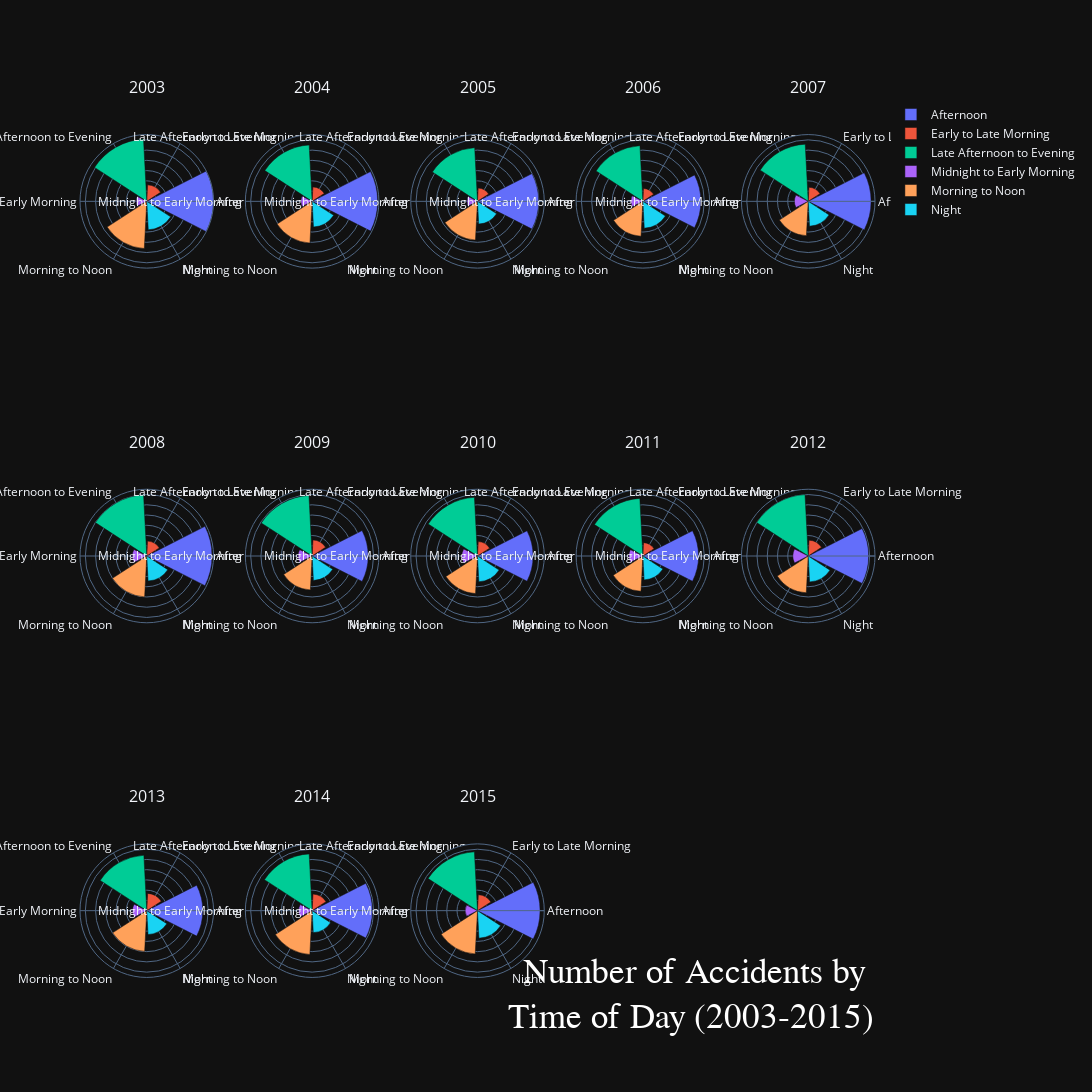

This figure's notebook cell:
### Code cell
# Unique years and time periods for creating the subplots
unique_years = sorted(accidents_by_time_period['Year'].unique())
unique_time_periods = accidents_by_time_period['TimePeriod'].unique()

# Determine the layout for subplots
rows = 3 
cols = len(unique_years) // rows + (len(unique_years) % rows > 0)

# Create subplots - each subplot will be a polar chart
fig = make_subplots(rows=rows, cols=cols, specs=[[{'type': 'polar'}]*cols]*rows,
                    subplot_titles=[str(year) for year in unique_years])

#Add traces for legend (one per time period)
time_period_colors = px.colors.qualitative.Plotly

# Loop through each year and time period to create polar subplots
for i, year in enumerate(unique_years):
    row = (i // cols) + 1
    col = (i % cols) + 1
    year_data = accidents_by_time_period[accidents_by_time_period['Year'] == year]
    
    # Add a polar subplot for each year
    for j, time_period in enumerate(unique_time_periods):
        data = year_data[year_data['TimePeriod'] == time_period]
        fig.add_trace(
            go.Barpolar(
                r=data['Accidents'],
                theta=[time_period for _ in data['Accidents']],
                name=time_period,
                marker_color=time_period_colors[j % len(time_period_colors)],
                hoverinfo='text',
                hovertext=f"<b>{time_period}</b><br>Number of Accidents=<b>{data['Accidents'].iloc[0]}</b><br>This is the #{data['Rank'].iloc[0]} worst time for accidents",
                showlegend=(i == 0)  # Only show legend for the first subplot
            ),
            row=row, col=col
        )

# Hide radial axis tick labels and update other polar properties as needed
fig.update_polars(radialaxis_showticklabels=False)

# Ensure that the layout for each polar subplot is uniform and that the colors are visible
max_accidents = accidents_by_time_period['Accidents'].max()
fig.update_polars(radialaxis_range=[0, max_accidents])

# Set the height and width of the figure to increase the size of the subplots
fig.update_layout(
    height=1200,  # Increase as needed
    width=2700,  # Increase as needed
    title={
        'text': 'Number of Accidents by <br> Time of Day (2003-2015)',
        'y':0.1,
        'x':.8,
        'xanchor': 'right',
        'yanchor': 'bottom',
        'font': dict(
            family="Helvetica, sans-serif",
            size=35,
            color="white",
        ),
    },
    # title_text='Number of Accidents by Time of Day (2003-2015)',
    # title_font=dict(size=24, color='white', family='Helvetica, sans-serif'),
    template='plotly_dark', 
)

# fig.update_layout(
#     annotations=[
#         go.layout.Annotation(
#             text='Number of Accidents by <br> Time of Day (2003-2015)',
#             x=.8,  # x=1 and xref='paper' places it at the far right
#             y=0,  # y=0 and yref='paper' places it at the bottom
#             xref='paper',
#             yref='paper',
#             showarrow=False,
#             font=dict(
#                 size=40,
#                 family='Helvetica, sans-serif',
#                 color="white"
#             ),
#             align='right'
#         )
#     ]
# )

# Show the figure
fig.show()

#py.plot(fig, filename='time_of_day_plot.html')

### Figure 1 — Plotly figure (JSON) as saved in the notebook; plotly's stock layout.template omitted (floating-point values rounded to 4 significant figures)
{"data": [{"hoverinfo": "text", "hovertext": "<b>Afternoon</b><br>Number of Accidents=<b>1304</b><br>This is the #1 worst time for accidents", "marker": {"color": "#636EFA"}, "name": "Afternoon", "r": [1304], "showlegend": true, "subplot": "polar", "theta": ["Afternoon"], "type": "barpolar"}, {"hoverinfo": "text", "hovertext": "<b>Early to Late Morning</b><br>Number of Accidents=<b>322</b><br>This is the #55 worst time for accidents", "marker": {"color": "#EF553B"}, "name": "Early to Late Morning", "r": [322], "showlegend": true, "subplot": "polar", "theta": ["Early to Late Morning"], "type": "barpolar"}, {"hoverinfo": "text", "hovertext": "<b>Late Afternoon to Evening</b><br>Number of Accidents=<b>1216</b><br>This is the #6 worst time for accidents", "marker": {"color": "#00CC96"}, "name": "Late Afternoon to Evening", "r": [1216], "showlegend": true, "subplot": "polar", "theta": ["Late Afternoon to Evening"], "type": "barpolar"}, {"hoverinfo": "text", "hovertext": "<b>Midnight to Early Morning</b><br>Number of Accidents=<b>206</b><br>This is the #77 worst time for accidents", "marker": {"color": "#AB63FA"}, "name": "Midnight to Early Morning", "r": [206], "showlegend": true, "subplot": "polar", "theta": ["Midnight to Early Morning"], "type": "barpolar"}, {"hoverinfo": "text", "hovertext": "<b>Morning to Noon</b><br>Number of Accidents=<b>923</b><br>This is the #27 worst time for accidents", "marker": {"color": "#FFA15A"}, "name": "Morning to Noon", "r": [923], "showlegend": true, "subplot": "polar", "theta": ["Morning to Noon"], "type": "barpolar"}, {"hoverinfo": "text", "hovertext": "<b>Night</b><br>Number of Accidents=<b>557</b><br>This is the #40 worst time for accidents", "marker": {"color": "#19D3F3"}, "name": "Night", "r": [557], "showlegend": true, "subplot": "polar", "theta": ["Night"], "type": "barpolar"}, {"hoverinfo": "text", "hovertext": "<b>Afternoon</b><br>Number of Accidents=<b>1280</b><br>This is the #2 worst time for accidents", "marker": {"color": "#636EFA"}, "name": "Afternoon", "r": [1280], "showlegend": false, "subplot": "polar2", "theta": ["Afternoon"], "type": "barpolar"}, {"hoverinfo": "text", "hovertext": "<b>Early to Late Morning</b><br>Number of Accidents=<b>282</b><br>This is the #62 worst time for accidents", "marker": {"color": "#EF553B"}, "name": "Early to Late Morning", "r": [282], "showlegend": false, "subplot": "polar2", "theta": ["Early to Late Morning"], "type": "barpolar"}, {"hoverinfo": "text", "hovertext": "<b>Late Afternoon to Evening</b><br>Number of Accidents=<b>1102</b><br>This is the #19 worst time for accidents", "marker": {"color": "#00CC96"}, "name": "Late Afternoon to Evening", "r": [1102], "showlegend": false, "subplot": "polar2", "theta": ["Late Afternoon to Evening"], "type": "barpolar"}, {"hoverinfo": "text", "hovertext": "<b>Midnight to Early Morning</b><br>Number of Accidents=<b>220</b><br>This is the #76 worst time for accidents", "marker": {"color": "#AB63FA"}, "name": "Midnight to Early Morning", "r": [220], "showlegend": false, "subplot": "polar2", "theta": ["Midnight to Early Morning"], "type": "barpolar"}, {"hoverinfo": "text", "hovertext": "<b>Morning to Noon</b><br>Number of Accidents=<b>816</b><br>This is the #30 worst time for accidents", "marker": {"color": "#FFA15A"}, "name": "Morning to Noon", "r": [816], "showlegend": false, "subplot": "polar2", "theta": ["Morning to Noon"], "type": "barpolar"}, {"hoverinfo": "text", "hovertext": "<b>Night</b><br>Number of Accidents=<b>502</b><br>This is the #45 worst time for accidents", "marker": {"color": "#19D3F3"}, "name": "Night", "r": [502], "showlegend": false, "subplot": "polar2", "theta": ["Night"], "type": "barpolar"}, {"hoverinfo": "text", "hovertext": "<b>Afternoon</b><br>Number of Accidents=<b>1195</b><br>This is the #9 worst time for accidents", "marker": {"color": "#636EFA"}, "name": "Afternoon", "r": [1195], "showlegend": false, "subplot": "polar3", "theta": ["Afternoon"], "type": "barpolar"}, {"hoverinfo": "text", "hovertext": "<b>Early to Late Morning</b><br>Number of Accidents=<b>260</b><br>This is the #72 worst time for accidents", "marker": {"color": "#EF553B"}, "name": "Early to Late Morning", "r": [260], "showlegend": false, "subplot": "polar3", "theta": ["Early to Late Morning"], "type": "barpolar"}, {"hoverinfo": "text", "hovertext": "<b>Late Afternoon to Evening</b><br>Number of Accidents=<b>1050</b><br>This is the #26 worst time for accidents", "marker": {"color": "#00CC96"}, "name": "Late Afternoon to Evening", "r": [1050], "showlegend": false, "subplot": "polar3", "theta": ["Late Afternoon to Evening"], "type": "barpolar"}, {"hoverinfo": "text", "hovertext": "<b>Midnight to Early Morning</b><br>Number of Accidents=<b>204</b><br>This is the #78 worst time for accidents", "marker": {"color": "#AB63FA"}, "name": "Midnight to Early Morning", "r": [204], "showlegend": false, "subplot": "polar3", "theta": ["Midnight to Early Morning"], "type": "barpolar"}, {"hoverinfo": "text", "hovertext": "<b>Morning to Noon</b><br>Number of Accidents=<b>758</b><br>This is the #33 worst time for accidents", "marker": {"color": "#FFA15A"}, "name": "Morning to Noon", "r": [758], "showlegend": false, "subplot": "polar3", "theta": ["Morning to Noon"], "type": "barpolar"}, {"hoverinfo": "text", "hovertext": "<b>Night</b><br>Number of Accidents=<b>445</b><br>This is the #51 worst time for accidents", "marker": {"color": "#19D3F3"}, "name": "Night", "r": [445], "showlegend": false, "subplot": "polar3", "theta": ["Night"], "type": "barpolar"}, {"hoverinfo": "text", "hovertext": "<b>Afternoon</b><br>Number of Accidents=<b>1133</b><br>This is the #15 worst time for accidents", "marker": {"color": "#636EFA"}, "name": "Afternoon", "r": [1133], "showlegend": false, "subplot": "polar4", "theta": ["Afternoon"], "type": "barpolar"}, {"hoverinfo": "text", "hovertext": "<b>Early to Late Morning</b><br>Number of Accidents=<b>251</b><br>This is the #73 worst time for accidents", "marker": {"color": "#EF553B"}, "name": "Early to Late Morning", "r": [251], "showlegend": false, "subplot": "polar4", "theta": ["Early to Late Morning"], "type": "barpolar"}, {"hoverinfo": "text", "hovertext": "<b>Late Afternoon to Evening</b><br>Number of Accidents=<b>1089</b><br>This is the #22 worst time for accidents", "marker": {"color": "#00CC96"}, "name": "Late Afternoon to Evening", "r": [1089], "showlegend": false, "subplot": "polar4", "theta": ["Late Afternoon to Evening"], "type": "barpolar"}, {"hoverinfo": "text", "hovertext": "<b>Midnight to Early Morning</b><br>Number of Accidents=<b>235</b><br>This is the #75 worst time for accidents", "marker": {"color": "#AB63FA"}, "name": "Midnight to Early Morning", "r": [235], "showlegend": false, "subplot": "polar4", "theta": ["Midnight to Early Morning"], "type": "barpolar"}, {"hoverinfo": "text", "hovertext": "<b>Morning to Noon</b><br>Number of Accidents=<b>682</b><br>This is the #37 worst time for accidents", "marker": {"color": "#FFA15A"}, "name": "Morning to Noon", "r": [682], "showlegend": false, "subplot": "polar4", "theta": ["Morning to Noon"], "type": "barpolar"}, {"hoverinfo": "text", "hovertext": "<b>Night</b><br>Number of Accidents=<b>526</b><br>This is the #42 worst time for accidents", "marker": {"color": "#19D3F3"}, "name": "Night", "r": [526], "showlegend": false, "subplot": "polar4", "theta": ["Night"], "type": "barpolar"}, {"hoverinfo": "text", "hovertext": "<b>Afternoon</b><br>Number of Accidents=<b>1228</b><br>This is the #4 worst time for accidents", "marker": {"color": "#636EFA"}, "name": "Afternoon", "r": [1228], "showlegend": false, "subplot": "polar5", "theta": ["Afternoon"], "type": "barpolar"}, {"hoverinfo": "text", "hovertext": "<b>Early to Late Morning</b><br>Number of Accidents=<b>275</b><br>This is the #66 worst time for accidents", "marker": {"color": "#EF553B"}, "name": "Early to Late Morning", "r": [275], "showlegend": false, "subplot": "polar5", "theta": ["Early to Late Morning"], "type": "barpolar"}, {"hoverinfo": "text", "hovertext": "<b>Late Afternoon to Evening</b><br>Number of Accidents=<b>1118</b><br>This is the #17 worst time for accidents", "marker": {"color": "#00CC96"}, "name": "Late Afternoon to Evening", "r": [1118], "showlegend": false, "subplot": "polar5", "theta": ["Late Afternoon to Evening"], "type": "barpolar"}, {"hoverinfo": "text", "hovertext": "<b>Midnight to Early Morning</b><br>Number of Accidents=<b>269</b><br>This is the #69 worst time for accidents", "marker": {"color": "#AB63FA"}, "name": "Midnight to Early Morning", "r": [269], "showlegend": false, "subplot": "polar5", "theta": ["Midnight to Early Morning"], "type": "barpolar"}, {"hoverinfo": "text", "hovertext": "<b>Morning to Noon</b><br>Number of Accidents=<b>671</b><br>This is the #38 worst time for accidents", "marker": {"color": "#FFA15A"}, "name": "Morning to Noon", "r": [671], "showlegend": false, "subplot": "polar5", "theta": ["Morning to Noon"], "type": "barpolar"}, {"hoverinfo": "text", "hovertext": "<b>Night</b><br>Number of Accidents=<b>486</b><br>This is the #47 worst time for accidents", "marker": {"color": "#19D3F3"}, "name": "Night", "r": [486], "showlegend": false, "subplot": "polar5", "theta": ["Night"], "type": "barpolar"}, {"hoverinfo": "text", "hovertext": "<b>Afternoon</b><br>Number of Accidents=<b>1275</b><br>This is the #3 worst time for accidents", "marker": {"color": "#636EFA"}, "name": "Afternoon", "r": [1275], "showlegend": false, "subplot": "polar6", "theta": ["Afternoon"], "type": "barpolar"}, {"hoverinfo": "text", "hovertext": "<b>Early to Late Morning</b><br>Number of Accidents=<b>291</b><br>This is the #61 worst time for accidents", "marker": {"color": "#EF553B"}, "name": "Early to Late Morning", "r": [291], "showlegend": false, "subplot": "polar6", "theta": ["Early to Late Morning"], "type": "barpolar"}, {"hoverinfo": "text", "hovertext": "<b>Late Afternoon to Evening</b><br>Number of Accidents=<b>1197</b><br>This is the #8 worst time for accidents", "marker": {"color": "#00CC96"}, "name": "Late Afternoon to Evening", "r": [1197], "showlegend": false, "subplot": "polar6", "theta": ["Late Afternoon to Evening"], "type": "barpolar"}, {"hoverinfo": "text", "hovertext": "<b>Midnight to Early Morning</b><br>Number of Accidents=<b>282</b><br>This is the #62 worst time for accidents", "marker": {"color": "#AB63FA"}, "name": "Midnight to Early Morning", "r": [282], "showlegend": false, "subplot": "polar6", "theta": ["Midnight to Early Morning"], "type": "barpolar"}, {"hoverinfo": "text", "hovertext": "<b>Morning to Noon</b><br>Number of Accidents=<b>800</b><br>This is the #31 worst time for accidents", "marker": {"color": "#FFA15A"}, "name": "Morning to Noon", "r": [800], "showlegend": false, "subplot": "polar6", "theta": ["Morning to Noon"], "type": "barpolar"}, {"hoverinfo": "text", "hovertext": "<b>Night</b><br>Number of Accidents=<b>489</b><br>This is the #46 worst time for accidents", "marker": {"color": "#19D3F3"}, "name": "Night", "r": [489], "showlegend": false, "subplot": "polar6", "theta": ["Night"], "type": "barpolar"}, {"hoverinfo": "text", "hovertext": "<b>Afternoon</b><br>Number of Accidents=<b>1095</b><br>This is the #20 worst time for accidents", "marker": {"color": "#636EFA"}, "name": "Afternoon", "r": [1095], "showlegend": false, "subplot": "polar7", "theta": ["Afternoon"], "type": "barpolar"}, {"hoverinfo": "text", "hovertext": "<b>Early to Late Morning</b><br>Number of Accidents=<b>314</b><br>This is the #56 worst time for accidents", "marker": {"color": "#EF553B"}, "name": "Early to Late Morning", "r": [314], "showlegend": false, "subplot": "polar7", "theta": ["Early to Late Morning"], "type": "barpolar"}, {"hoverinfo": "text", "hovertext": "<b>Late Afternoon to Evening</b><br>Number of Accidents=<b>1184</b><br>This is the #10 worst time for accidents", "marker": {"color": "#00CC96"}, "name": "Late Afternoon to Evening", "r": [1184], "showlegend": false, "subplot": "polar7", "theta": ["Late Afternoon to Evening"], "type": "barpolar"}, {"hoverinfo": "text", "hovertext": "<b>Midnight to Early Morning</b><br>Number of Accidents=<b>274</b><br>This is the #67 worst time for accidents", "marker": {"color": "#AB63FA"}, "name": "Midnight to Early Morning", "r": [274], "showlegend": false, "subplot": "polar7", "theta": ["Midnight to Early Morning"], "type": "barpolar"}, {"hoverinfo": "text", "hovertext": "<b>Morning to Noon</b><br>Number of Accidents=<b>663</b><br>This is the #39 worst time for accidents", "marker": {"color": "#FFA15A"}, "name": "Morning to Noon", "r": [663], "showlegend": false, "subplot": "polar7", "theta": ["Morning to Noon"], "type": "barpolar"}, {"hoverinfo": "text", "hovertext": "<b>Night</b><br>Number of Accidents=<b>479</b><br>This is the #48 worst time for accidents", "marker": {"color": "#19D3F3"}, "name": "Night", "r": [479], "showlegend": false, "subplot": "polar7", "theta": ["Night"], "type": "barpolar"}, {"hoverinfo": "text", "hovertext": "<b>Afternoon</b><br>Number of Accidents=<b>1086</b><br>This is the #24 worst time for accidents", "marker": {"color": "#636EFA"}, "name": "Afternoon", "r": [1086], "showlegend": false, "subplot": "polar8", "theta": ["Afternoon"], "type": "barpolar"}, {"hoverinfo": "text", "hovertext": "<b>Early to Late Morning</b><br>Number of Accidents=<b>282</b><br>This is the #62 worst time for accidents", "marker": {"color": "#EF553B"}, "name": "Early to Late Morning", "r": [282], "showlegend": false, "subplot": "polar8", "theta": ["Early to Late Morning"], "type": "barpolar"}, {"hoverinfo": "text", "hovertext": "<b>Late Afternoon to Evening</b><br>Number of Accidents=<b>1147</b><br>This is the #14 worst time for accidents", "marker": {"color": "#00CC96"}, "name": "Late Afternoon to Evening", "r": [1147], "showlegend": false, "subplot": "polar8", "theta": ["Late Afternoon to Evening"], "type": "barpolar"}, {"hoverinfo": "text", "hovertext": "<b>Midnight to Early Morning</b><br>Number of Accidents=<b>304</b><br>This is the #59 worst time for accidents", "marker": {"color": "#AB63FA"}, "name": "Midnight to Early Morning", "r": [304], "showlegend": false, "subplot": "polar8", "theta": ["Midnight to Early Morning"], "type": "barpolar"}, {"hoverinfo": "text", "hovertext": "<b>Morning to Noon</b><br>Number of Accidents=<b>735</b><br>This is the #34 worst time for accidents", "marker": {"color": "#FFA15A"}, "name": "Morning to Noon", "r": [735], "showlegend": false, "subplot": "polar8", "theta": ["Morning to Noon"], "type": "barpolar"}, {"hoverinfo": "text", "hovertext": "<b>Night</b><br>Number of Accidents=<b>504</b><br>This is the #44 worst time for accidents", "marker": {"color": "#19D3F3"}, "name": "Night", "r": [504], "showlegend": false, "subplot": "polar8", "theta": ["Night"], "type": "barpolar"}, {"hoverinfo": "text", "hovertext": "<b>Afternoon</b><br>Number of Accidents=<b>1088</b><br>This is the #23 worst time for accidents", "marker": {"color": "#636EFA"}, "name": "Afternoon", "r": [1088], "showlegend": false, "subplot": "polar9", "theta": ["Afternoon"], "type": "barpolar"}, {"hoverinfo": "text", "hovertext": "<b>Early to Late Morning</b><br>Number of Accidents=<b>261</b><br>This is the #71 worst time for accidents", "marker": {"color": "#EF553B"}, "name": "Early to Late Morning", "r": [261], "showlegend": false, "subplot": "polar9", "theta": ["Early to Late Morning"], "type": "barpolar"}, {"hoverinfo": "text", "hovertext": "<b>Late Afternoon to Evening</b><br>Number of Accidents=<b>1126</b><br>This is the #16 worst time for accidents", "marker": {"color": "#00CC96"}, "name": "Late Afternoon to Evening", "r": [1126], "showlegend": false, "subplot": "polar9", "theta": ["Late Afternoon to Evening"], "type": "barpolar"}, {"hoverinfo": "text", "hovertext": "<b>Midnight to Early Morning</b><br>Number of Accidents=<b>273</b><br>This is the #68 worst time for accidents", "marker": {"color": "#AB63FA"}, "name": "Midnight to Early Morning", "r": [273], "showlegend": false, "subplot": "polar9", "theta": ["Midnight to Early Morning"], "type": "barpolar"}, {"hoverinfo": "text", "hovertext": "<b>Morning to Noon</b><br>Number of Accidents=<b>690</b><br>This is the #36 worst time for accidents", "marker": {"color": "#FFA15A"}, "name": "Morning to Noon", "r": [690], "showlegend": false, "subplot": "polar9", "theta": ["Morning to Noon"], "type": "barpolar"}, {"hoverinfo": "text", "hovertext": "<b>Night</b><br>Number of Accidents=<b>467</b><br>This is the #49 worst time for accidents", "marker": {"color": "#19D3F3"}, "name": "Night", "r": [467], "showlegend": false, "subplot": "polar9", "theta": ["Night"], "type": "barpolar"}, {"hoverinfo": "text", "hovertext": "<b>Afternoon</b><br>Number of Accidents=<b>1181</b><br>This is the #11 worst time for accidents", "marker": {"color": "#636EFA"}, "name": "Afternoon", "r": [1181], "showlegend": false, "subplot": "polar10", "theta": ["Afternoon"], "type": "barpolar"}, {"hoverinfo": "text", "hovertext": "<b>Early to Late Morning</b><br>Number of Accidents=<b>310</b><br>This is the #58 worst time for accidents", "marker": {"color": "#EF553B"}, "name": "Early to Late Morning", "r": [310], "showlegend": false, "subplot": "polar10", "theta": ["Early to Late Morning"], "type": "barpolar"}, {"hoverinfo": "text", "hovertext": "<b>Late Afternoon to Evening</b><br>Number of Accidents=<b>1201</b><br>This is the #7 worst time for accidents", "marker": {"color": "#00CC96"}, "name": "Late Afternoon to Evening", "r": [1201], "showlegend": false, "subplot": "polar10", "theta": ["Late Afternoon to Evening"], "type": "barpolar"}, {"hoverinfo": "text", "hovertext": "<b>Midnight to Early Morning</b><br>Number of Accidents=<b>300</b><br>This is the #60 worst time for accidents", "marker": {"color": "#AB63FA"}, "name": "Midnight to Early Morning", "r": [300], "showlegend": false, "subplot": "polar10", "theta": ["Midnight to Early Morning"], "type": "barpolar"}, {"hoverinfo": "text", "hovertext": "<b>Morning to Noon</b><br>Number of Accidents=<b>720</b><br>This is the #35 worst time for accidents", "marker": {"color": "#FFA15A"}, "name": "Morning to Noon", "r": [720], "showlegend": false, "subplot": "polar10", "theta": ["Morning to Noon"], "type": "barpolar"}, {"hoverinfo": "text", "hovertext": "<b>Night</b><br>Number of Accidents=<b>507</b><br>This is the #43 worst time for accidents", "marker": {"color": "#19D3F3"}, "name": "Night", "r": [507], "showlegend": false, "subplot": "polar10", "theta": ["Night"], "type": "barpolar"}, {"hoverinfo": "text", "hovertext": "<b>Afternoon</b><br>Number of Accidents=<b>1094</b><br>This is the #21 worst time for accidents", "marker": {"color": "#636EFA"}, "name": "Afternoon", "r": [1094], "showlegend": false, "subplot": "polar11", "theta": ["Afternoon"], "type": "barpolar"}, {"hoverinfo": "text", "hovertext": "<b>Early to Late Morning</b><br>Number of Accidents=<b>338</b><br>This is the #53 worst time for accidents", "marker": {"color": "#EF553B"}, "name": "Early to Late Morning", "r": [338], "showlegend": false, "subplot": "polar11", "theta": ["Early to Late Morning"], "type": "barpolar"}, {"hoverinfo": "text", "hovertext": "<b>Late Afternoon to Evening</b><br>Number of Accidents=<b>1084</b><br>This is the #25 worst time for accidents", "marker": {"color": "#00CC96"}, "name": "Late Afternoon to Evening", "r": [1084], "showlegend": false, "subplot": "polar11", "theta": ["Late Afternoon to Evening"], "type": "barpolar"}, {"hoverinfo": "text", "hovertext": "<b>Midnight to Early Morning</b><br>Number of Accidents=<b>278</b><br>This is the #65 worst time for accidents", "marker": {"color": "#AB63FA"}, "name": "Midnight to Early Morning", "r": [278], "showlegend": false, "subplot": "polar11", "theta": ["Midnight to Early Morning"], "type": "barpolar"}, {"hoverinfo": "text", "hovertext": "<b>Morning to Noon</b><br>Number of Accidents=<b>796</b><br>This is the #32 worst time for accidents", "marker": {"color": "#FFA15A"}, "name": "Morning to Noon", "r": [796], "showlegend": false, "subplot": "polar11", "theta": ["Morning to Noon"], "type": "barpolar"}, {"hoverinfo": "text", "hovertext": "<b>Night</b><br>Number of Accidents=<b>467</b><br>This is the #49 worst time for accidents", "marker": {"color": "#19D3F3"}, "name": "Night", "r": [467], "showlegend": false, "subplot": "polar11", "theta": ["Night"], "type": "barpolar"}, {"hoverinfo": "text", "hovertext": "<b>Afternoon</b><br>Number of Accidents=<b>1177</b><br>This is the #12 worst time for accidents", "marker": {"color": "#636EFA"}, "name": "Afternoon", "r": [1177], "showlegend": false, "subplot": "polar12", "theta": ["Afternoon"], "type": "barpolar"}, {"hoverinfo": "text", "hovertext": "<b>Early to Late Morning</b><br>Number of Accidents=<b>324</b><br>This is the #54 worst time for accidents", "marker": {"color": "#EF553B"}, "name": "Early to Late Morning", "r": [324], "showlegend": false, "subplot": "polar12", "theta": ["Early to Late Morning"], "type": "barpolar"}, {"hoverinfo": "text", "hovertext": "<b>Late Afternoon to Evening</b><br>Number of Accidents=<b>1110</b><br>This is the #18 worst time for accidents", "marker": {"color": "#00CC96"}, "name": "Late Afternoon to Evening", "r": [1110], "showlegend": false, "subplot": "polar12", "theta": ["Late Afternoon to Evening"], "type": "barpolar"}, {"hoverinfo": "text", "hovertext": "<b>Midnight to Early Morning</b><br>Number of Accidents=<b>262</b><br>This is the #70 worst time for accidents", "marker": {"color": "#AB63FA"}, "name": "Midnight to Early Morning", "r": [262], "showlegend": false, "subplot": "polar12", "theta": ["Midnight to Early Morning"], "type": "barpolar"}, {"hoverinfo": "text", "hovertext": "<b>Morning to Noon</b><br>Number of Accidents=<b>857</b><br>This is the #28 worst time for accidents", "marker": {"color": "#FFA15A"}, "name": "Morning to Noon", "r": [857], "showlegend": false, "subplot": "polar12", "theta": ["Morning to Noon"], "type": "barpolar"}, {"hoverinfo": "text", "hovertext": "<b>Night</b><br>Number of Accidents=<b>429</b><br>This is the #52 worst time for accidents", "marker": {"color": "#19D3F3"}, "name": "Night", "r": [429], "showlegend": false, "subplot": "polar12", "theta": ["Night"], "type": "barpolar"}, {"hoverinfo": "text", "hovertext": "<b>Afternoon</b><br>Number of Accidents=<b>1222</b><br>This is the #5 worst time for accidents", "marker": {"color": "#636EFA"}, "name": "Afternoon", "r": [1222], "showlegend": false, "subplot": "polar13", "theta": ["Afternoon"], "type": "barpolar"}, {"hoverinfo": "text", "hovertext": "<b>Early to Late Morning</b><br>Number of Accidents=<b>312</b><br>This is the #57 worst time for accidents", "marker": {"color": "#EF553B"}, "name": "Early to Late Morning", "r": [312], "showlegend": false, "subplot": "polar13", "theta": ["Early to Late Morning"], "type": "barpolar"}, {"hoverinfo": "text", "hovertext": "<b>Late Afternoon to Evening</b><br>Number of Accidents=<b>1150</b><br>This is the #13 worst time for accidents", "marker": {"color": "#00CC96"}, "name": "Late Afternoon to Evening", "r": [1150], "showlegend": false, "subplot": "polar13", "theta": ["Late Afternoon to Evening"], "type": "barpolar"}, {"hoverinfo": "text", "hovertext": "<b>Midnight to Early Morning</b><br>Number of Accidents=<b>240</b><br>This is the #74 worst time for accidents", "marker": {"color": "#AB63FA"}, "name": "Midnight to Early Morning", "r": [240], "showlegend": false, "subplot": "polar13", "theta": ["Midnight to Early Morning"], "type": "barpolar"}, {"hoverinfo": "text", "hovertext": "<b>Morning to Noon</b><br>Number of Accidents=<b>846</b><br>This is the #29 worst time for accidents", "marker": {"color": "#FFA15A"}, "name": "Morning to Noon", "r": [846], "showlegend": false, "subplot": "polar13", "theta": ["Morning to Noon"], "type": "barpolar"}, {"hoverinfo": "text", "hovertext": "<b>Night</b><br>Number of Accidents=<b>538</b><br>This is the #41 worst time for accidents", "marker": {"color": "#19D3F3"}, "name": "Night", "r": [538], "showlegend": false, "subplot": "polar13", "theta": ["Night"], "type": "barpolar"}], "layout": {"annotations": [{"font": {"size": 16}, "showarrow": false, "text": "2003", "x": 0.084, "xanchor": "center", "xref": "paper", "y": 1, "yanchor": "bottom", "yref": "paper"}, {"font": {"size": 16}, "showarrow": false, "text": "2004", "x": 0.292, "xanchor": "center", "xref": "paper", "y": 1, "yanchor": "bottom", "yref": "paper"}, {"font": {"size": 16}, "showarrow": false, "text": "2005", "x": 0.5, "xanchor": "center", "xref": "paper", "y": 1, "yanchor": "bottom", "yref": "paper"}, {"font": {"size": 16}, "showarrow": false, "text": "2006", "x": 0.708, "xanchor": "center", "xref": "paper", "y": 1, "yanchor": "bottom", "yref": "paper"}, {"font": {"size": 16}, "showarrow": false, "text": "2007", "x": 0.916, "xanchor": "center", "xref": "paper", "y": 1, "yanchor": "bottom", "yref": "paper"}, {"font": {"size": 16}, "showarrow": false, "text": "2008", "x": 0.084, "xanchor": "center", "xref": "paper", "y": 0.6111, "yanchor": "bottom", "yref": "paper"}, {"font": {"size": 16}, "showarrow": false, "text": "2009", "x": 0.292, "xanchor": "center", "xref": "paper", "y": 0.6111, "yanchor": "bottom", "yref": "paper"}, {"font": {"size": 16}, "showarrow": false, "text": "2010", "x": 0.5, "xanchor": "center", "xref": "paper", "y": 0.6111, "yanchor": "bottom", "yref": "paper"}, {"font": {"size": 16}, "showarrow": false, "text": "2011", "x": 0.708, "xanchor": "center", "xref": "paper", "y": 0.6111, "yanchor": "bottom", "yref": "paper"}, {"font": {"size": 16}, "showarrow": false, "text": "2012", "x": 0.916, "xanchor": "center", "xref": "paper", "y": 0.6111, "yanchor": "bottom", "yref": "paper"}, {"font": {"size": 16}, "showarrow": false, "text": "2013", "x": 0.084, "xanchor": "center", "xref": "paper", "y": 0.2222, "yanchor": "bottom", "yref": "paper"}, {"font": {"size": 16}, "showarrow": false, "text": "2014", "x": 0.292, "xanchor": "center", "xref": "paper", "y": 0.2222, "yanchor": "bottom", "yref": "paper"}, {"font": {"size": 16}, "showarrow": false, "text": "2015", "x": 0.5, "xanchor": "center", "xref": "paper", "y": 0.2222, "yanchor": "bottom", "yref": "paper"}], "height": 1200, "polar": {"domain": {"x": [0, 0.168], "y": [0.7778, 1]}, "radialaxis": {"range": [0, 1304], "showticklabels": false}}, "polar10": {"domain": {"x": [0.832, 1], "y": [0.3889, 0.6111]}, "radialaxis": {"range": [0, 1304], "showticklabels": false}}, "polar11": {"domain": {"x": [0, 0.168], "y": [0, 0.2222]}, "radialaxis": {"range": [0, 1304], "showticklabels": false}}, "polar12": {"domain": {"x": [0.208, 0.376], "y": [0, 0.2222]}, "radialaxis": {"range": [0, 1304], "showticklabels": false}}, "polar13": {"domain": {"x": [0.416, 0.584], "y": [0, 0.2222]}, "radialaxis": {"range": [0, 1304], "showticklabels": false}}, "polar14": {"domain": {"x": [0.624, 0.792], "y": [0, 0.2222]}, "radialaxis": {"range": [0, 1304], "showticklabels": false}}, "polar15": {"domain": {"x": [0.832, 1], "y": [0, 0.2222]}, "radialaxis": {"range": [0, 1304], "showticklabels": false}}, "polar2": {"domain": {"x": [0.208, 0.376], "y": [0.7778, 1]}, "radialaxis": {"range": [0, 1304], "showticklabels": false}}, "polar3": {"domain": {"x": [0.416, 0.584], "y": [0.7778, 1]}, "radialaxis": {"range": [0, 1304], "showticklabels": false}}, "polar4": {"domain": {"x": [0.624, 0.792], "y": [0.7778, 1]}, "radialaxis": {"range": [0, 1304], "showticklabels": false}}, "polar5": {"domain": {"x": [0.832, 1], "y": [0.7778, 1]}, "radialaxis": {"range": [0, 1304], "showticklabels": false}}, "polar6": {"domain": {"x": [0, 0.168], "y": [0.3889, 0.6111]}, "radialaxis": {"range": [0, 1304], "showticklabels": false}}, "polar7": {"domain": {"x": [0.208, 0.376], "y": [0.3889, 0.6111]}, "radialaxis": {"range": [0, 1304], "showticklabels": false}}, "polar8": {"domain": {"x": [0.416, 0.584], "y": [0.3889, 0.6111]}, "radialaxis": {"range": [0, 1304], "showticklabels": false}}, "polar9": {"domain": {"x": [0.624, 0.792], "y": [0.3889, 0.6111]}, "radialaxis": {"range": [0, 1304], "showticklabels": false}}, "title": {"font": {"color": "white", "family": "Helvetica, sans-serif", "size": 35}, "text": "Number of Accidents by <br> Time of Day (2003-2015)", "x": 0.8, "xanchor": "right", "y": 0.1, "yanchor": "bottom"}, "width": 2700}}
